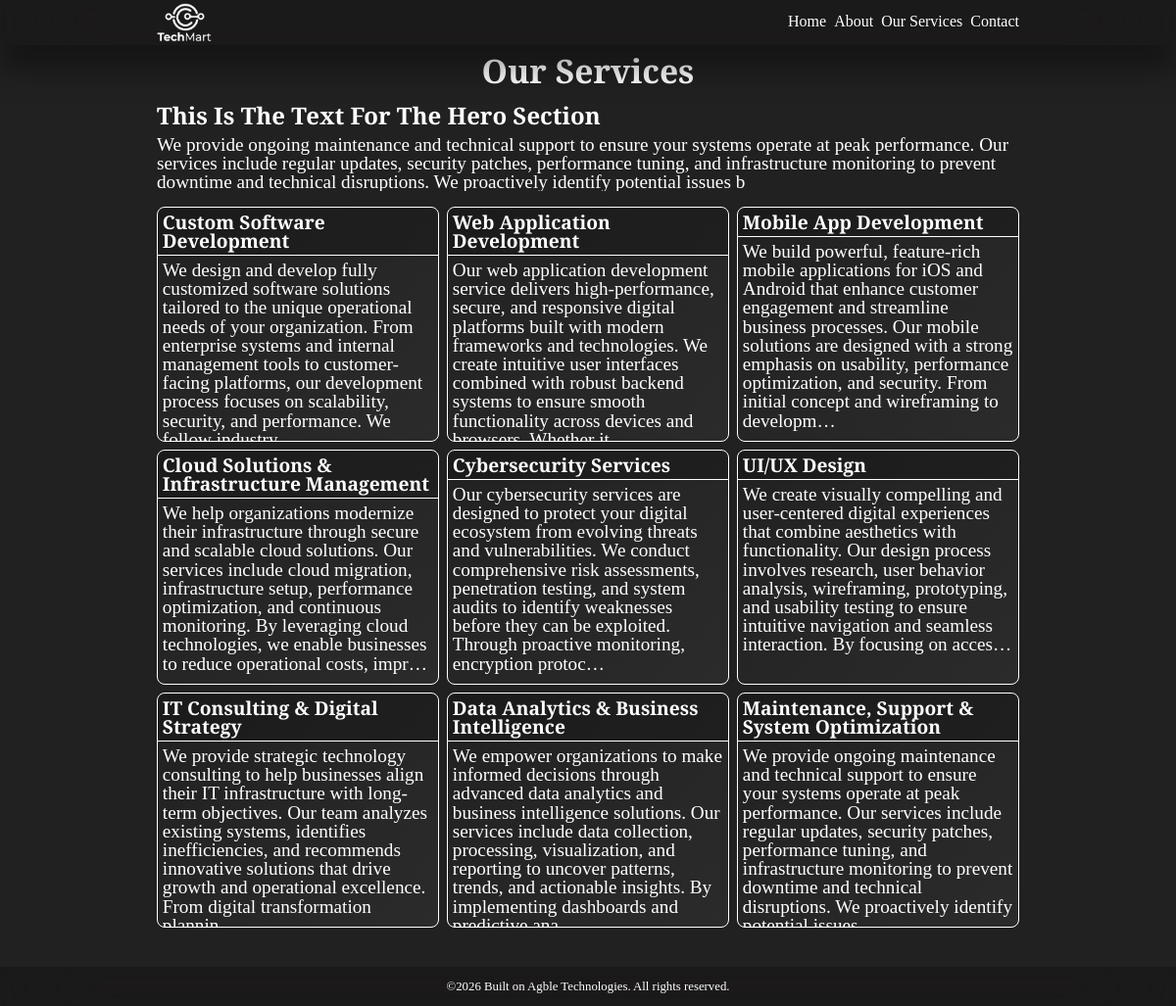
Page /services/ on the committed database.
### main/models.py (models this page shows, shortened)
class Hero_Section(models.Model):
    hero_text_title = models.CharField(max_length=60)
    hero_text_body = models.TextField(max_length=300)
    hero_image = models.ImageField(upload_to='main/images/')

class Service(models.Model):
    service_title = models.CharField(max_length=60)
    service_description = models.TextField(max_length=1000)

### main/views.py (the view)
# urls.py: path('services/', views.services, name='services'),
def services(request):
    return render(request, 'main/services.html', {
        'hero_section': Hero_Section.objects.all(),
        'services': Service.objects.all()
    })

### main/templates/main/services.html
{% extends "main/layout.html" %}
{% load static %}
{% block content %}
<div class="services_section">
    <center>
        <h1>Our Services</h1>
    </center>
    {% for hero in hero_section %}
    <div class="services_text">
        <div class="services_text_title">
            <h2>
                {{ hero.hero_text_title|title }}
            </h2>
        </div>
        <div class="services_text_body">
            <p>
                {{ hero.hero_text_body }}
            </p>
        </div>
    </div>
    {% endfor %}
    <div class="service_cards">
        {% for service in services %}
        <div class="service_card">
            <a href="{% url 'main:service_page' %}">
                <div class="service_title">
                    <h3>{{ service.service_title }}</h3>
                </div>
                <div class="service_desc">
                    <p>
                        {{ service.service_description|truncatechars:300 }}
                    </p>
                </div>
            </a>
        </div>
        {% endfor %}
    </div>
</div>
{% endblock %}

### main/static/main/css/styles.css (style rules this page uses)
:root { --default_bg: #222121; --deep_bg: #0b0b0b; --color_gold: #f8c641; --text_color: #ffffff; --color_danger: #f03333; --nav_bg: rgba(0, 0, 0, 0.2); --transition: all 300ms ease; --box_shadow: 0 1.5rem 2rem rgba(0, 0, 0, 0.4); --opacity: 0.9; --border_radius: 0.5rem; }
h1 { font-size: 2.1rem; font-weight: 650; }
h2 { font-size: 1.5rem; font-weight: 600; }
h3 { font-size: 1.2rem; font-weight: 600; }
p { font-size: 1.2rem; }
body { background-color: var(--default_bg); }
.services_section { display: grid; gap: 1rem; }
.services_text { display: grid; gap: 0.5rem; }
.service_cards { display: grid; grid-template-columns: repeat(3, 1fr); gap: .5rem; align-items: start; }
.service_card { border-radius: var(--border_radius); transition: var(--transition); height: 15rem; border: .2px solid var(--text_color); transform-origin: center; background: linear-gradient( 135deg, #222121, #2c2b2b, #222121 ); background-size: 200% 200%; animation: smoothShift 6s ease-in-out infinite; overflow: hidden; }
.service_card a { display: grid; }
.service_title { border-bottom: 1px solid var(--text_color); background-color: var(--nav_bg); }
.service_title h3 { padding: .3rem; }
.service_desc p { padding: .3rem; }

### rows in the picture
Hero_Section: hero_text_title "This Is The Text For The Hero Section", hero_text_body "We provide ongoing maintenance and technical support to ensure your systems operate at peak performance. Our services include regular updates, security patches, performance tuning, and infrastructure monitoring to prevent downtime and technical disruptions. We proactively identify potential issues b"
Service: service_title "Custom Software Development", service_description "We design and develop fully customized software solutions tailored to the unique operational needs of your organization. From enterprise systems and internal management tools to customer-facing platforms, our development process focuses on scalability, security, and performance. We…"
Service: service_title "Web Application Development", service_description "Our web application development service delivers high-performance, secure, and responsive digital platforms built with modern frameworks and technologies. We create intuitive user interfaces combined with robust backend systems to ensure smooth functionality across devices and…"
Service: service_title "Mobile App Development", service_description "We build powerful, feature-rich mobile applications for iOS and Android that enhance customer engagement and streamline business processes. Our mobile solutions are designed with a strong emphasis on usability, performance optimization, and security. From initial concept and wireframing to developm…"
Service: service_title "Cloud Solutions & Infrastructure Management", service_description "We help organizations modernize their infrastructure through secure and scalable cloud solutions. Our services include cloud migration, infrastructure setup, performance optimization, and continuous monitoring. By leveraging cloud technologies, we enable businesses to reduce operational costs, impr…"
Service: service_title "Cybersecurity Services", service_description "Our cybersecurity services are designed to protect your digital ecosystem from evolving threats and vulnerabilities. We conduct comprehensive risk assessments, penetration testing, and system audits to identify weaknesses before they can be exploited. Through proactive monitoring, encryption protoc…"
Service: service_title "UI/UX Design", service_description "We create visually compelling and user-centered digital experiences that combine aesthetics with functionality. Our design process involves research, user behavior analysis, wireframing, prototyping, and usability testing to ensure intuitive navigation and seamless interaction. By focusing on acces…"
Service: service_title "IT Consulting & Digital Strategy", service_description "We provide strategic technology consulting to help businesses align their IT infrastructure with long-term objectives. Our team analyzes existing systems, identifies inefficiencies, and recommends innovative solutions that drive growth and operational excellence. From digital transformation…"
Service: service_title "Data Analytics & Business Intelligence", service_description "We empower organizations to make informed decisions through advanced data analytics and business intelligence solutions. Our services include data collection, processing, visualization, and reporting to uncover patterns, trends, and actionable insights. By implementing dashboards and…"
Service: service_title "Maintenance, Support & System Optimization", service_description "We provide ongoing maintenance and technical support to ensure your systems operate at peak performance. Our services include regular updates, security patches, performance tuning, and infrastructure monitoring to prevent downtime and technical disruptions. We proactively identify…"
